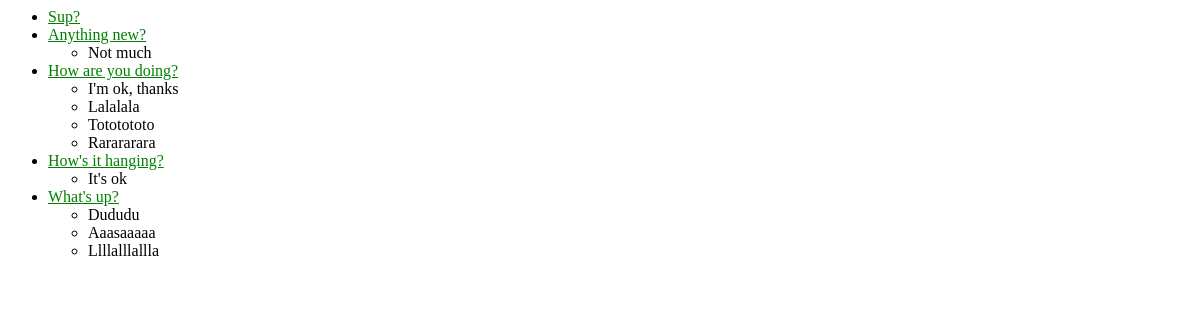
The page /polls/ on the database as committed earlier.
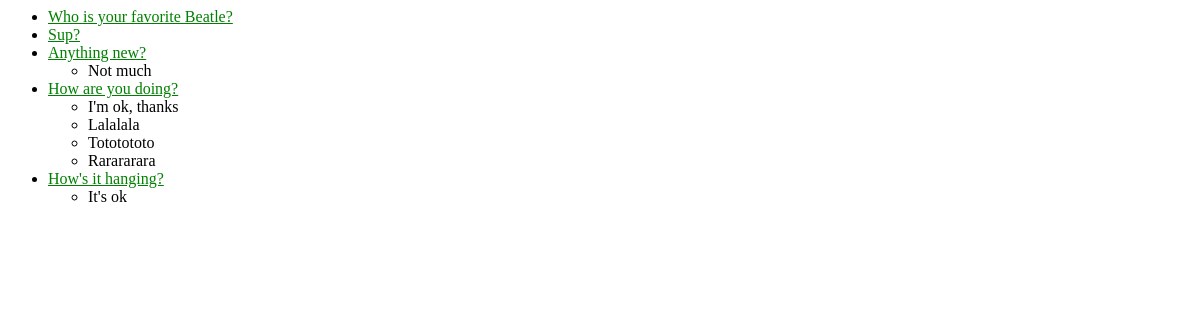
The same page on the database as committed later.
### polls/models.py (models this page shows, shortened)
class Question(models.Model):
    question_text = models.CharField(max_length=200)
    pub_date = models.DateTimeField('date published')

class Choice(models.Model):
    question = models.ForeignKey(Question, on_delete=models.CASCADE)
    choice_text = models.CharField(max_length=200)
    votes = models.IntegerField(default=0)
    def __str__(self):
        return self.choice_text

### polls/views.py (the view)
class IndexView(generic.ListView):
    template_name = 'polls/index.html'
    context_object_name = 'latest_question_list'
    def get_queryset(self):
        return Question.objects.filter(
            pub_date__lte=timezone.now()
        ).order_by('-pub_date')[:5]

### polls/templates/polls/index.html
{% load staticfiles %}
<link rel="stylesheet" type="text/css" href="{% static 'polls/style.css' %}" />
{% if latest_question_list %}
    <ul>
    {% for question in latest_question_list %}
        <li><a href="{% url 'polls:detail' question.id %}">{{ question.question_text }}</a></li>
        <ul>
            {% for choice in question.choice_set.all %}
                <li>{{ choice }}</li>
            {% endfor %}
        </ul>
    {% endfor %}
    </ul>
{% else %}
    <p>No polls are available.</p>
{% endif %}

Rows that differ between the two databases and show on the page:
no longer on this page (row unchanged): Question: question_text "What's up?"
no longer on this page (row unchanged): Choice: choice_text "Dududu", shown under "What's up?"
no longer on this page (row unchanged): Choice: choice_text "Aaasaaaaa", shown under "What's up?"
no longer on this page (row unchanged): Choice: choice_text "Llllalllallla", shown under "What's up?"
added Question: question_text "Who is your favorite Beatle?"
